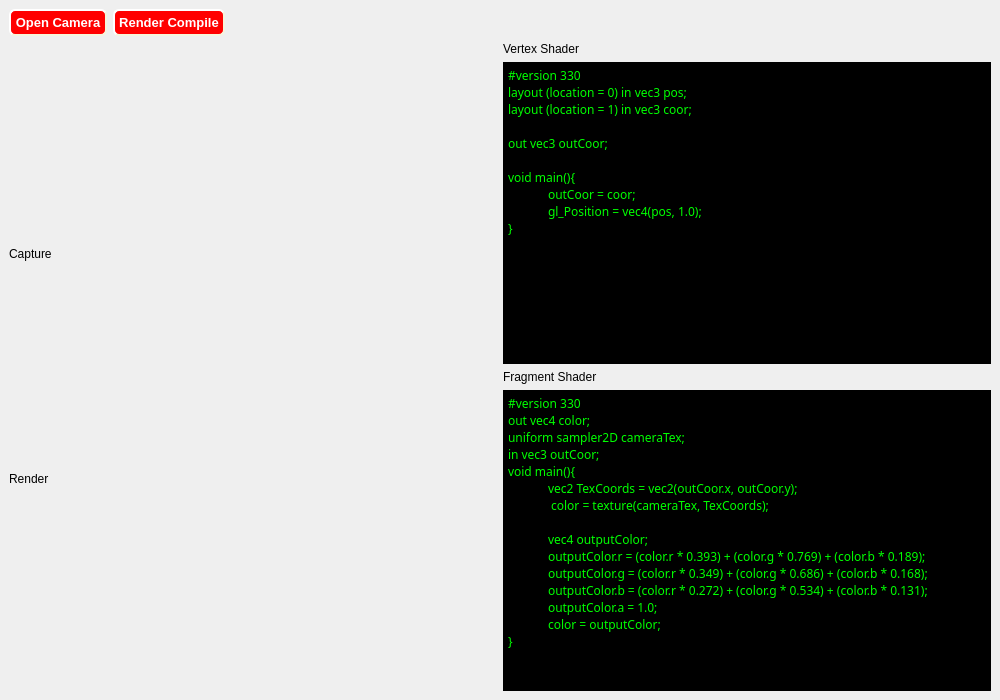
<?xml version="1.0" encoding="UTF-8"?>
<ui version="4.0">
 <class>MainWindow</class>
 <widget class="QMainWindow" name="MainWindow">
  <property name="geometry">
   <rect>
    <x>0</x>
    <y>0</y>
    <width>1000</width>
    <height>700</height>
   </rect>
  </property>
  <property name="windowTitle">
   <string>MainWindow</string>
  </property>
  <widget class="QWidget" name="centralwidget">
   <layout class="QHBoxLayout" name="horizontalLayout">
    <item>
     <layout class="QVBoxLayout" name="All">
      <item>
       <layout class="QHBoxLayout" name="BtnLayouts" stretch="0,0,0">
        <property name="sizeConstraint">
         <enum>QLayout::SetDefaultConstraint</enum>
        </property>
        <item>
         <widget class="QPushButton" name="CameraBtn">
          <property name="sizePolicy">
           <sizepolicy hsizetype="Fixed" vsizetype="Fixed">
            <horstretch>0</horstretch>
            <verstretch>0</verstretch>
           </sizepolicy>
          </property>
          <property name="layoutDirection">
           <enum>Qt::LeftToRight</enum>
          </property>
          <property name="styleSheet">
           <string notr="true">QPushButton {
background-color: #ff0000;
border-style: outset;
border-width: 2px;
border-radius: 6px;
border-color: beige;
font: bold 13px;
min-width: 8em;
padding: 4px;
color:white;
}

QPushButton:pressed {
background-color: green;
color:black;
}</string>
          </property>
          <property name="text">
           <string>Open Camera</string>
          </property>
         </widget>
        </item>
        <item>
         <widget class="QPushButton" name="RenderBtn">
          <property name="sizePolicy">
           <sizepolicy hsizetype="Fixed" vsizetype="Fixed">
            <horstretch>0</horstretch>
            <verstretch>0</verstretch>
           </sizepolicy>
          </property>
          <property name="styleSheet">
           <string notr="true">QPushButton {
background-color: #ff0000;
border-style: outset;
border-width: 2px;
border-radius: 6px;
border-color: beige;
font: bold 13px;
min-width: 8em;
padding: 4px;
color:white;
}

QPushButton:pressed {
background-color: green;
color:black;
}</string>
          </property>
          <property name="text">
           <string>Render Compile</string>
          </property>
         </widget>
        </item>
        <item>
         <spacer name="horizontalSpacer">
          <property name="orientation">
           <enum>Qt::Horizontal</enum>
          </property>
          <property name="sizeHint" stdset="0">
           <size>
            <width>40</width>
            <height>20</height>
           </size>
          </property>
         </spacer>
        </item>
       </layout>
      </item>
      <item>
       <layout class="QHBoxLayout" name="ContextLayout">
        <item>
         <layout class="QVBoxLayout" name="OutVerticalLayout_2">
          <item>
           <layout class="QVBoxLayout" name="beforeglLayout">
            <item>
             <widget class="QLabel" name="label_3">
              <property name="sizePolicy">
               <sizepolicy hsizetype="Preferred" vsizetype="Fixed">
                <horstretch>0</horstretch>
                <verstretch>0</verstretch>
               </sizepolicy>
              </property>
              <property name="text">
               <string>Capture</string>
              </property>
              <property name="alignment">
               <set>Qt::AlignLeading|Qt::AlignLeft|Qt::AlignVCenter</set>
              </property>
             </widget>
            </item>
            <item>
             <layout class="QVBoxLayout" name="CaptureLayout"/>
            </item>
           </layout>
          </item>
          <item>
           <layout class="QVBoxLayout" name="afterglLayout_2">
            <item>
             <widget class="QLabel" name="label_4">
              <property name="sizePolicy">
               <sizepolicy hsizetype="Preferred" vsizetype="Fixed">
                <horstretch>0</horstretch>
                <verstretch>0</verstretch>
               </sizepolicy>
              </property>
              <property name="text">
               <string>Render</string>
              </property>
              <property name="alignment">
               <set>Qt::AlignLeading|Qt::AlignLeft|Qt::AlignVCenter</set>
              </property>
             </widget>
            </item>
            <item>
             <layout class="QVBoxLayout" name="RenderLayout">
              <property name="spacing">
               <number>-1</number>
              </property>
              <property name="sizeConstraint">
               <enum>QLayout::SetDefaultConstraint</enum>
              </property>
             </layout>
            </item>
           </layout>
          </item>
         </layout>
        </item>
        <item>
         <layout class="QVBoxLayout" name="inputVerticalLayout">
          <item>
           <layout class="QVBoxLayout" name="vertexLayout">
            <item>
             <widget class="QLabel" name="label">
              <property name="text">
               <string>Vertex Shader</string>
              </property>
              <property name="alignment">
               <set>Qt::AlignLeading|Qt::AlignLeft|Qt::AlignVCenter</set>
              </property>
             </widget>
            </item>
            <item>
             <widget class="QPlainTextEdit" name="VertexText">
              <property name="sizePolicy">
               <sizepolicy hsizetype="Preferred" vsizetype="Expanding">
                <horstretch>0</horstretch>
                <verstretch>0</verstretch>
               </sizepolicy>
              </property>
              <property name="palette">
               <palette>
                <active>
                 <colorrole role="WindowText">
                  <brush brushstyle="SolidPattern">
                   <color alpha="255">
                    <red>0</red>
                    <green>255</green>
                    <blue>0</blue>
                   </color>
                  </brush>
                 </colorrole>
                 <colorrole role="Button">
                  <brush brushstyle="SolidPattern">
                   <color alpha="255">
                    <red>0</red>
                    <green>0</green>
                    <blue>0</blue>
                   </color>
                  </brush>
                 </colorrole>
                 <colorrole role="Light">
                  <brush brushstyle="SolidPattern">
                   <color alpha="255">
                    <red>216</red>
                    <green>255</green>
                    <blue>57</blue>
                   </color>
                  </brush>
                 </colorrole>
                 <colorrole role="Midlight">
                  <brush brushstyle="SolidPattern">
                   <color alpha="255">
                    <red>191</red>
                    <green>231</green>
                    <blue>28</blue>
                   </color>
                  </brush>
                 </colorrole>
                 <colorrole role="Dark">
                  <brush brushstyle="SolidPattern">
                   <color alpha="255">
                    <red>83</red>
                    <green>104</green>
                    <blue>0</blue>
                   </color>
                  </brush>
                 </colorrole>
                 <colorrole role="Mid">
                  <brush brushstyle="SolidPattern">
                   <color alpha="255">
                    <red>111</red>
                    <green>139</green>
                    <blue>0</blue>
                   </color>
                  </brush>
                 </colorrole>
                 <colorrole role="Text">
                  <brush brushstyle="SolidPattern">
                   <color alpha="255">
                    <red>0</red>
                    <green>255</green>
                    <blue>0</blue>
                   </color>
                  </brush>
                 </colorrole>
                 <colorrole role="BrightText">
                  <brush brushstyle="SolidPattern">
                   <color alpha="255">
                    <red>255</red>
                    <green>255</green>
                    <blue>255</blue>
                   </color>
                  </brush>
                 </colorrole>
                 <colorrole role="ButtonText">
                  <brush brushstyle="SolidPattern">
                   <color alpha="255">
                    <red>0</red>
                    <green>255</green>
                    <blue>0</blue>
                   </color>
                  </brush>
                 </colorrole>
                 <colorrole role="Base">
                  <brush brushstyle="SolidPattern">
                   <color alpha="255">
                    <red>0</red>
                    <green>0</green>
                    <blue>0</blue>
                   </color>
                  </brush>
                 </colorrole>
                 <colorrole role="Window">
                  <brush brushstyle="SolidPattern">
                   <color alpha="255">
                    <red>0</red>
                    <green>0</green>
                    <blue>0</blue>
                   </color>
                  </brush>
                 </colorrole>
                 <colorrole role="Shadow">
                  <brush brushstyle="SolidPattern">
                   <color alpha="255">
                    <red>0</red>
                    <green>0</green>
                    <blue>0</blue>
                   </color>
                  </brush>
                 </colorrole>
                 <colorrole role="AlternateBase">
                  <brush brushstyle="SolidPattern">
                   <color alpha="255">
                    <red>211</red>
                    <green>231</green>
                    <blue>127</blue>
                   </color>
                  </brush>
                 </colorrole>
                 <colorrole role="ToolTipBase">
                  <brush brushstyle="SolidPattern">
                   <color alpha="255">
                    <red>255</red>
                    <green>255</green>
                    <blue>220</blue>
                   </color>
                  </brush>
                 </colorrole>
                 <colorrole role="ToolTipText">
                  <brush brushstyle="SolidPattern">
                   <color alpha="255">
                    <red>0</red>
                    <green>0</green>
                    <blue>0</blue>
                   </color>
                  </brush>
                 </colorrole>
                 <colorrole role="PlaceholderText">
                  <brush brushstyle="SolidPattern">
                   <color alpha="128">
                    <red>0</red>
                    <green>0</green>
                    <blue>0</blue>
                   </color>
                  </brush>
                 </colorrole>
                </active>
                <inactive>
                 <colorrole role="WindowText">
                  <brush brushstyle="SolidPattern">
                   <color alpha="255">
                    <red>0</red>
                    <green>255</green>
                    <blue>0</blue>
                   </color>
                  </brush>
                 </colorrole>
                 <colorrole role="Button">
                  <brush brushstyle="SolidPattern">
                   <color alpha="255">
                    <red>0</red>
                    <green>0</green>
                    <blue>0</blue>
                   </color>
                  </brush>
                 </colorrole>
                 <colorrole role="Light">
                  <brush brushstyle="SolidPattern">
                   <color alpha="255">
                    <red>216</red>
                    <green>255</green>
                    <blue>57</blue>
                   </color>
                  </brush>
                 </colorrole>
                 <colorrole role="Midlight">
                  <brush brushstyle="SolidPattern">
                   <color alpha="255">
                    <red>191</red>
                    <green>231</green>
                    <blue>28</blue>
                   </color>
                  </brush>
                 </colorrole>
                 <colorrole role="Dark">
                  <brush brushstyle="SolidPattern">
                   <color alpha="255">
                    <red>83</red>
                    <green>104</green>
                    <blue>0</blue>
                   </color>
                  </brush>
                 </colorrole>
                 <colorrole role="Mid">
                  <brush brushstyle="SolidPattern">
                   <color alpha="255">
                    <red>111</red>
                    <green>139</green>
                    <blue>0</blue>
                   </color>
                  </brush>
                 </colorrole>
                 <colorrole role="Text">
                  <brush brushstyle="SolidPattern">
                   <color alpha="255">
                    <red>0</red>
                    <green>255</green>
                    <blue>0</blue>
                   </color>
                  </brush>
                 </colorrole>
                 <colorrole role="BrightText">
                  <brush brushstyle="SolidPattern">
                   <color alpha="255">
                    <red>255</red>
                    <green>255</green>
                    <blue>255</blue>
                   </color>
                  </brush>
                 </colorrole>
                 <colorrole role="ButtonText">
                  <brush brushstyle="SolidPattern">
                   <color alpha="255">
                    <red>0</red>
                    <green>255</green>
                    <blue>0</blue>
                   </color>
                  </brush>
                 </colorrole>
                 <colorrole role="Base">
                  <brush brushstyle="SolidPattern">
                   <color alpha="255">
                    <red>0</red>
                    <green>0</green>
                    <blue>0</blue>
                   </color>
                  </brush>
                 </colorrole>
                 <colorrole role="Window">
                  <brush brushstyle="SolidPattern">
                   <color alpha="255">
                    <red>0</red>
                    <green>0</green>
                    <blue>0</blue>
                   </color>
                  </brush>
                 </colorrole>
                 <colorrole role="Shadow">
                  <brush brushstyle="SolidPattern">
                   <color alpha="255">
                    <red>0</red>
                    <green>0</green>
                    <blue>0</blue>
                   </color>
                  </brush>
                 </colorrole>
                 <colorrole role="AlternateBase">
                  <brush brushstyle="SolidPattern">
                   <color alpha="255">
                    <red>211</red>
                    <green>231</green>
                    <blue>127</blue>
                   </color>
                  </brush>
                 </colorrole>
                 <colorrole role="ToolTipBase">
                  <brush brushstyle="SolidPattern">
                   <color alpha="255">
                    <red>255</red>
                    <green>255</green>
                    <blue>220</blue>
                   </color>
                  </brush>
                 </colorrole>
                 <colorrole role="ToolTipText">
                  <brush brushstyle="SolidPattern">
                   <color alpha="255">
                    <red>0</red>
                    <green>0</green>
                    <blue>0</blue>
                   </color>
                  </brush>
                 </colorrole>
                 <colorrole role="PlaceholderText">
                  <brush brushstyle="SolidPattern">
                   <color alpha="128">
                    <red>0</red>
                    <green>0</green>
                    <blue>0</blue>
                   </color>
                  </brush>
                 </colorrole>
                </inactive>
                <disabled>
                 <colorrole role="WindowText">
                  <brush brushstyle="SolidPattern">
                   <color alpha="255">
                    <red>0</red>
                    <green>255</green>
                    <blue>0</blue>
                   </color>
                  </brush>
                 </colorrole>
                 <colorrole role="Button">
                  <brush brushstyle="SolidPattern">
                   <color alpha="255">
                    <red>0</red>
                    <green>0</green>
                    <blue>0</blue>
                   </color>
                  </brush>
                 </colorrole>
                 <colorrole role="Light">
                  <brush brushstyle="SolidPattern">
                   <color alpha="255">
                    <red>216</red>
                    <green>255</green>
                    <blue>57</blue>
                   </color>
                  </brush>
                 </colorrole>
                 <colorrole role="Midlight">
                  <brush brushstyle="SolidPattern">
                   <color alpha="255">
                    <red>191</red>
                    <green>231</green>
                    <blue>28</blue>
                   </color>
                  </brush>
                 </colorrole>
                 <colorrole role="Dark">
                  <brush brushstyle="SolidPattern">
                   <color alpha="255">
                    <red>83</red>
                    <green>104</green>
                    <blue>0</blue>
                   </color>
                  </brush>
                 </colorrole>
                 <colorrole role="Mid">
                  <brush brushstyle="SolidPattern">
                   <color alpha="255">
                    <red>111</red>
                    <green>139</green>
                    <blue>0</blue>
                   </color>
                  </brush>
                 </colorrole>
                 <colorrole role="Text">
                  <brush brushstyle="SolidPattern">
                   <color alpha="255">
                    <red>0</red>
                    <green>255</green>
                    <blue>0</blue>
                   </color>
                  </brush>
                 </colorrole>
                 <colorrole role="BrightText">
                  <brush brushstyle="SolidPattern">
                   <color alpha="255">
                    <red>255</red>
                    <green>255</green>
                    <blue>255</blue>
                   </color>
                  </brush>
                 </colorrole>
                 <colorrole role="ButtonText">
                  <brush brushstyle="SolidPattern">
                   <color alpha="255">
                    <red>0</red>
                    <green>255</green>
                    <blue>0</blue>
                   </color>
                  </brush>
                 </colorrole>
                 <colorrole role="Base">
                  <brush brushstyle="SolidPattern">
                   <color alpha="255">
                    <red>0</red>
                    <green>0</green>
                    <blue>0</blue>
                   </color>
                  </brush>
                 </colorrole>
                 <colorrole role="Window">
                  <brush brushstyle="SolidPattern">
                   <color alpha="255">
                    <red>0</red>
                    <green>0</green>
                    <blue>0</blue>
                   </color>
                  </brush>
                 </colorrole>
                 <colorrole role="Shadow">
                  <brush brushstyle="SolidPattern">
                   <color alpha="255">
                    <red>0</red>
                    <green>0</green>
                    <blue>0</blue>
                   </color>
                  </brush>
                 </colorrole>
                 <colorrole role="AlternateBase">
                  <brush brushstyle="SolidPattern">
                   <color alpha="255">
                    <red>167</red>
                    <green>208</green>
                    <blue>0</blue>
                   </color>
                  </brush>
                 </colorrole>
                 <colorrole role="ToolTipBase">
                  <brush brushstyle="SolidPattern">
                   <color alpha="255">
                    <red>255</red>
                    <green>255</green>
                    <blue>220</blue>
                   </color>
                  </brush>
                 </colorrole>
                 <colorrole role="ToolTipText">
                  <brush brushstyle="SolidPattern">
                   <color alpha="255">
                    <red>0</red>
                    <green>0</green>
                    <blue>0</blue>
                   </color>
                  </brush>
                 </colorrole>
                 <colorrole role="PlaceholderText">
                  <brush brushstyle="SolidPattern">
                   <color alpha="128">
                    <red>0</red>
                    <green>0</green>
                    <blue>0</blue>
                   </color>
                  </brush>
                 </colorrole>
                </disabled>
               </palette>
              </property>
              <property name="font">
               <font>
                <family>.SF NS Symbols</family>
                <weight>50</weight>
                <bold>false</bold>
                <underline>false</underline>
               </font>
              </property>
              <property name="styleSheet">
               <string notr="true">background-color:black;color:#00ff00</string>
              </property>
              <property name="lineWidth">
               <number>-1</number>
              </property>
              <property name="plainText">
               <string>#version 330
layout (location = 0) in vec3 pos;
layout (location = 1) in vec3 coor;

out vec3 outCoor;

void main(){
	outCoor = coor;
	gl_Position = vec4(pos, 1.0);
}</string>
              </property>
              <property name="tabStopWidth">
               <number>40</number>
              </property>
             </widget>
            </item>
           </layout>
          </item>
          <item>
           <layout class="QVBoxLayout" name="fragmentLayout">
            <item>
             <widget class="QLabel" name="label_2">
              <property name="text">
               <string>Fragment Shader</string>
              </property>
              <property name="alignment">
               <set>Qt::AlignLeading|Qt::AlignLeft|Qt::AlignVCenter</set>
              </property>
             </widget>
            </item>
            <item>
             <widget class="QPlainTextEdit" name="FragText">
              <property name="sizePolicy">
               <sizepolicy hsizetype="Preferred" vsizetype="Expanding">
                <horstretch>0</horstretch>
                <verstretch>0</verstretch>
               </sizepolicy>
              </property>
              <property name="palette">
               <palette>
                <active>
                 <colorrole role="WindowText">
                  <brush brushstyle="SolidPattern">
                   <color alpha="255">
                    <red>0</red>
                    <green>255</green>
                    <blue>0</blue>
                   </color>
                  </brush>
                 </colorrole>
                 <colorrole role="Button">
                  <brush brushstyle="SolidPattern">
                   <color alpha="255">
                    <red>0</red>
                    <green>0</green>
                    <blue>0</blue>
                   </color>
                  </brush>
                 </colorrole>
                 <colorrole role="Text">
                  <brush brushstyle="SolidPattern">
                   <color alpha="255">
                    <red>0</red>
                    <green>255</green>
                    <blue>0</blue>
                   </color>
                  </brush>
                 </colorrole>
                 <colorrole role="ButtonText">
                  <brush brushstyle="SolidPattern">
                   <color alpha="255">
                    <red>0</red>
                    <green>255</green>
                    <blue>0</blue>
                   </color>
                  </brush>
                 </colorrole>
                 <colorrole role="Base">
                  <brush brushstyle="SolidPattern">
                   <color alpha="255">
                    <red>0</red>
                    <green>0</green>
                    <blue>0</blue>
                   </color>
                  </brush>
                 </colorrole>
                 <colorrole role="Window">
                  <brush brushstyle="SolidPattern">
                   <color alpha="255">
                    <red>0</red>
                    <green>0</green>
                    <blue>0</blue>
                   </color>
                  </brush>
                 </colorrole>
                 <colorrole role="PlaceholderText">
                  <brush brushstyle="SolidPattern">
                   <color alpha="128">
                    <red>114</red>
                    <green>131</green>
                    <blue>252</blue>
                   </color>
                  </brush>
                 </colorrole>
                </active>
                <inactive>
                 <colorrole role="WindowText">
                  <brush brushstyle="SolidPattern">
                   <color alpha="255">
                    <red>0</red>
                    <green>255</green>
                    <blue>0</blue>
                   </color>
                  </brush>
                 </colorrole>
                 <colorrole role="Button">
                  <brush brushstyle="SolidPattern">
                   <color alpha="255">
                    <red>0</red>
                    <green>0</green>
                    <blue>0</blue>
                   </color>
                  </brush>
                 </colorrole>
                 <colorrole role="Text">
                  <brush brushstyle="SolidPattern">
                   <color alpha="255">
                    <red>0</red>
                    <green>255</green>
                    <blue>0</blue>
                   </color>
                  </brush>
                 </colorrole>
                 <colorrole role="ButtonText">
                  <brush brushstyle="SolidPattern">
                   <color alpha="255">
                    <red>0</red>
                    <green>255</green>
                    <blue>0</blue>
                   </color>
                  </brush>
                 </colorrole>
                 <colorrole role="Base">
                  <brush brushstyle="SolidPattern">
                   <color alpha="255">
                    <red>0</red>
                    <green>0</green>
                    <blue>0</blue>
                   </color>
                  </brush>
                 </colorrole>
                 <colorrole role="Window">
                  <brush brushstyle="SolidPattern">
                   <color alpha="255">
                    <red>0</red>
                    <green>0</green>
                    <blue>0</blue>
                   </color>
                  </brush>
                 </colorrole>
                 <colorrole role="PlaceholderText">
                  <brush brushstyle="SolidPattern">
                   <color alpha="128">
                    <red>114</red>
                    <green>131</green>
                    <blue>252</blue>
                   </color>
                  </brush>
                 </colorrole>
                </inactive>
                <disabled>
                 <colorrole role="WindowText">
                  <brush brushstyle="SolidPattern">
                   <color alpha="255">
                    <red>0</red>
                    <green>255</green>
                    <blue>0</blue>
                   </color>
                  </brush>
                 </colorrole>
                 <colorrole role="Button">
                  <brush brushstyle="SolidPattern">
                   <color alpha="255">
                    <red>0</red>
                    <green>0</green>
                    <blue>0</blue>
                   </color>
                  </brush>
                 </colorrole>
                 <colorrole role="Text">
                  <brush brushstyle="SolidPattern">
                   <color alpha="255">
                    <red>0</red>
                    <green>255</green>
                    <blue>0</blue>
                   </color>
                  </brush>
                 </colorrole>
                 <colorrole role="ButtonText">
                  <brush brushstyle="SolidPattern">
                   <color alpha="255">
                    <red>0</red>
                    <green>255</green>
                    <blue>0</blue>
                   </color>
                  </brush>
                 </colorrole>
                 <colorrole role="Base">
                  <brush brushstyle="SolidPattern">
                   <color alpha="255">
                    <red>0</red>
                    <green>0</green>
                    <blue>0</blue>
                   </color>
                  </brush>
                 </colorrole>
                 <colorrole role="Window">
                  <brush brushstyle="SolidPattern">
                   <color alpha="255">
                    <red>0</red>
                    <green>0</green>
                    <blue>0</blue>
                   </color>
                  </brush>
                 </colorrole>
                 <colorrole role="PlaceholderText">
                  <brush brushstyle="SolidPattern">
                   <color alpha="128">
                    <red>0</red>
                    <green>255</green>
                    <blue>0</blue>
                   </color>
                  </brush>
                 </colorrole>
                </disabled>
               </palette>
              </property>
              <property name="font">
               <font>
                <family>.SF NS Symbols</family>
               </font>
              </property>
              <property name="styleSheet">
               <string notr="true">background-color:black;color:#00ff00</string>
              </property>
              <property name="plainText">
               <string>#version 330
out vec4 color;
uniform sampler2D cameraTex;
in vec3 outCoor;
void main(){
	vec2 TexCoords = vec2(outCoor.x, outCoor.y);
	 color = texture(cameraTex, TexCoords);

	vec4 outputColor;
	outputColor.r = (color.r * 0.393) + (color.g * 0.769) + (color.b * 0.189);
	outputColor.g = (color.r * 0.349) + (color.g * 0.686) + (color.b * 0.168);
	outputColor.b = (color.r * 0.272) + (color.g * 0.534) + (color.b * 0.131);
	outputColor.a = 1.0;
	color = outputColor;
}</string>
              </property>
              <property name="tabStopWidth">
               <number>40</number>
              </property>
             </widget>
            </item>
           </layout>
          </item>
         </layout>
        </item>
       </layout>
      </item>
     </layout>
    </item>
   </layout>
  </widget>
 </widget>
 <resources/>
 <connections/>
</ui>
